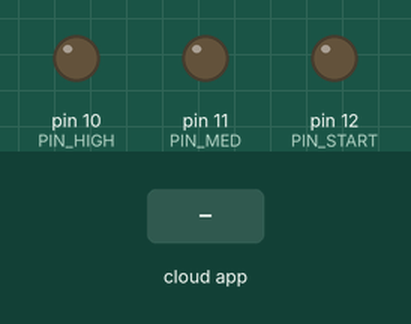
Bench run of a sketch on a simulated Arduino Uno, built with avr-gcc and run on an emulated ATmega328P. Parts: output pins drawn as LEDs (lit = HIGH). The inputs (shaded band) are chosen by the test bench. The RemoteXY app is connected.

Above: at 1.2 s.
1.3 s: the phone or cloud app sets Start to 1
At 2.2 s:
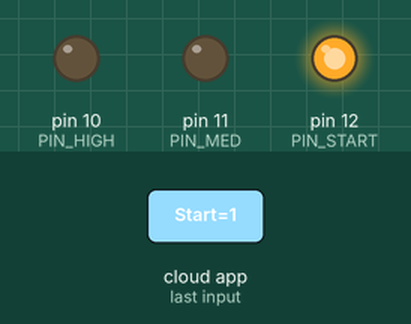
2.8 s: the phone or cloud app sets MED to 1
At 3.4 s:
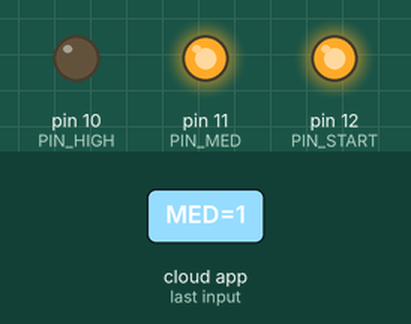
4.3 s: the phone or cloud app sets high to 1
At 5.5 s:
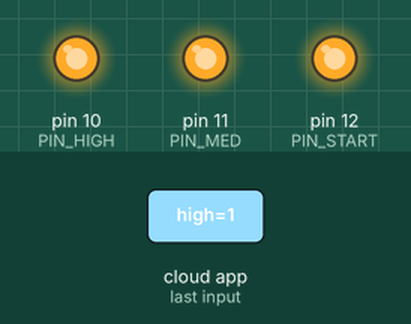
5.8 s: the phone or cloud app sets Start to 0
At 6.8 s:
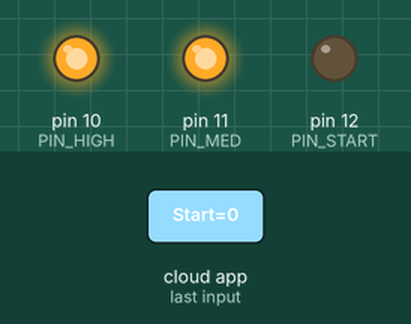
7.3 s: the phone or cloud app sets MED to 0
At 8.0 s:
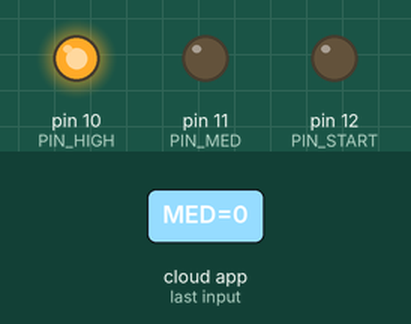
8.8 s: the phone or cloud app sets Start to 1
At 9.1 s:
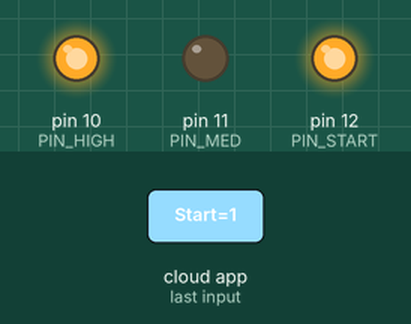
Timing chart, 0 to 11.3 s (numbered marks = the images above; inputs shaded):
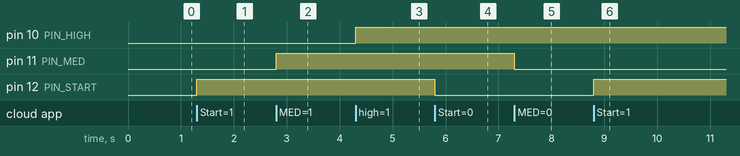

The sketch:

IOT2.ino
```cpp
// (licence header left out)
//////////////////////////////////////////////
//        RemoteXY include library          //
//////////////////////////////////////////////

// RemoteXY select connection mode and include library
#define REMOTEXY_MODE__SOFTSERIAL
#include <SoftwareSerial.h>

#include <RemoteXY.h>

// RemoteXY connection settings
#define REMOTEXY_SERIAL_RX 2
#define REMOTEXY_SERIAL_TX 3
#define REMOTEXY_SERIAL_SPEED 9600


// RemoteXY configurate
#pragma pack(push, 1)
uint8_t RemoteXY_CONF[] =
  { 255,3,0,0,0,101,0,11,161,0,
  1,0,7,32,24,24,8,31,83,116,
  97,114,116,0,1,0,39,32,23,23,
  8,31,77,101,100,0,1,0,72,32,
  23,23,24,31,72,105,103,104,0,129,
  0,9,21,16,7,2,83,116,97,114,
  116,0,129,0,42,20,18,8,2,77,
  101,100,32,0,129,0,75,20,16,7,
  2,72,105,103,104,0,129,0,24,2,
  54,8,1,66,97,116,99,104,32,67,
  111,110,116,114,111,108,32,0 };

// this structure defines all the variables and events of your control interface
struct {

    // input variables
  uint8_t Start; // =1 if button pressed, else =0
  uint8_t MED; // =1 if button pressed, else =0
  uint8_t high; // =1 if button pressed, else =0

    // other variable
  uint8_t connect_flag;  // =1 if wire connected, else =0

} RemoteXY;
#pragma pack(pop)

/////////////////////////////////////////////
//           END RemoteXY include          //
/////////////////////////////////////////////

#define PIN_START 12
#define PIN_MED 11
#define PIN_HIGH 10


void setup()
{
  RemoteXY_Init ();

  pinMode (PIN_START, OUTPUT);
  pinMode (PIN_MED, OUTPUT);
  pinMode (PIN_HIGH, OUTPUT);

  // TODO you setup code

}

void loop()
{
  RemoteXY_Handler ();

  digitalWrite(PIN_START, (RemoteXY.Start==0)?LOW:HIGH);
  digitalWrite(PIN_MED, (RemoteXY.MED==0)?LOW:HIGH);
  digitalWrite(PIN_HIGH, (RemoteXY.high==0)?LOW:HIGH);

  // TODO you loop code
  // use the RemoteXY structure for data transfer
  // do not call delay()


}
```

Measured:
- after the input at 1.3 s, pin 12 (PIN_START): LOW → HIGH at once
- after the input at 2.8 s, pin 11 (PIN_MED): LOW → HIGH at once
- after the input at 4.3 s, pin 10 (PIN_HIGH): LOW → HIGH at once
- after the input at 5.8 s, pin 12 (PIN_START): HIGH → LOW at once
- after the input at 7.3 s, pin 11 (PIN_MED): HIGH → LOW at once
- after the input at 8.8 s, pin 12 (PIN_START): LOW → HIGH at once
